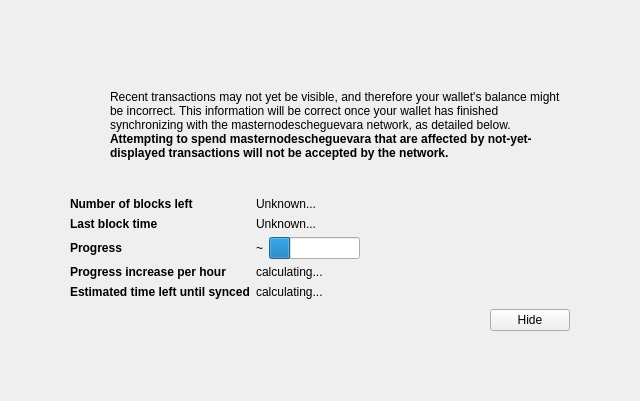
<?xml version="1.0" encoding="UTF-8"?>
<ui version="4.0">
 <class>ModalOverlay</class>
 <widget class="ModalOverlay" name="ModalOverlay">
  <property name="geometry">
   <rect>
    <x>0</x>
    <y>0</y>
    <width>640</width>
    <height>401</height>
   </rect>
  </property>
  <property name="windowTitle">
   <string>Form</string>
  </property>
  <layout class="QVBoxLayout" name="verticalLayout" stretch="0">
   <property name="sizeConstraint">
    <enum>QLayout::SetDefaultConstraint</enum>
   </property>
   <property name="leftMargin">
    <number>0</number>
   </property>
   <property name="topMargin">
    <number>0</number>
   </property>
   <property name="rightMargin">
    <number>0</number>
   </property>
   <property name="bottomMargin">
    <number>0</number>
   </property>
   <item>
    <widget class="QWidget" name="bgWidget" native="true">
     <property name="styleSheet">
      <string notr="true"/>
     </property>
     <layout class="QVBoxLayout" name="verticalLayoutMain" stretch="0">
      <property name="leftMargin">
       <number>60</number>
      </property>
      <property name="topMargin">
       <number>60</number>
      </property>
      <property name="rightMargin">
       <number>60</number>
      </property>
      <property name="bottomMargin">
       <number>60</number>
      </property>
      <item>
       <widget class="QWidget" name="contentWidget" native="true">
        <property name="styleSheet">
         <string notr="true"/>
        </property>
        <layout class="QVBoxLayout" name="verticalLayoutSub" stretch="1,0,0,0,0">
         <property name="spacing">
          <number>0</number>
         </property>
         <property name="leftMargin">
          <number>10</number>
         </property>
         <property name="topMargin">
          <number>10</number>
         </property>
         <property name="rightMargin">
          <number>10</number>
         </property>
         <property name="bottomMargin">
          <number>10</number>
         </property>
         <item>
          <layout class="QHBoxLayout" name="horizontalLayoutIconText" stretch="0,1">
           <property name="topMargin">
            <number>20</number>
           </property>
           <item>
            <layout class="QVBoxLayout" name="verticalLayoutIcon">
             <property name="leftMargin">
              <number>0</number>
             </property>
             <item>
              <widget class="QPushButton" name="warningIcon">
               <property name="enabled">
                <bool>false</bool>
               </property>
               <property name="text">
                <string/>
               </property>
               <property name="icon">
                <iconset>
                 <normaloff>:/icons/warning</normaloff>
                 <disabledoff>:/icons/warning</disabledoff>:/icons/warning</iconset>
               </property>
               <property name="iconSize">
                <size>
                 <width>48</width>
                 <height>48</height>
                </size>
               </property>
               <property name="flat">
                <bool>true</bool>
               </property>
              </widget>
             </item>
             <item>
              <spacer name="verticalSpacerWarningIcon">
               <property name="orientation">
                <enum>Qt::Vertical</enum>
               </property>
               <property name="sizeHint" stdset="0">
                <size>
                 <width>20</width>
                 <height>40</height>
                </size>
               </property>
              </spacer>
             </item>
            </layout>
           </item>
           <item>
            <layout class="QVBoxLayout" name="verticalLayoutInfoText">
             <property name="leftMargin">
              <number>0</number>
             </property>
             <property name="topMargin">
              <number>0</number>
             </property>
             <item>
              <widget class="QLabel" name="infoText">
               <property name="text">
                <string>Recent transactions may not yet be visible, and therefore your wallet's balance might be incorrect. This information will be correct once your wallet has finished synchronizing with the masternodescheguevara network, as detailed below.</string>
               </property>
               <property name="textFormat">
                <enum>Qt::RichText</enum>
               </property>
               <property name="wordWrap">
                <bool>true</bool>
               </property>
              </widget>
             </item>
             <item>
              <widget class="QLabel" name="infoTextStrong">
               <property name="font">
                <font>
                 <weight>75</weight>
                 <bold>true</bold>
                </font>
               </property>
               <property name="text">
                <string>Attempting to spend masternodescheguevara that are affected by not-yet-displayed transactions will not be accepted by the network.</string>
               </property>
               <property name="textFormat">
                <enum>Qt::RichText</enum>
               </property>
               <property name="wordWrap">
                <bool>true</bool>
               </property>
              </widget>
             </item>
             <item>
              <spacer name="verticalSpacerInTextSpace">
               <property name="orientation">
                <enum>Qt::Vertical</enum>
               </property>
               <property name="sizeHint" stdset="0">
                <size>
                 <width>20</width>
                 <height>40</height>
                </size>
               </property>
              </spacer>
             </item>
            </layout>
           </item>
          </layout>
         </item>
         <item>
          <spacer name="verticalSpacerAfterText">
           <property name="orientation">
            <enum>Qt::Vertical</enum>
           </property>
           <property name="sizeHint" stdset="0">
            <size>
             <width>20</width>
             <height>40</height>
            </size>
           </property>
          </spacer>
         </item>
         <item>
          <layout class="QFormLayout" name="formLayout">
           <property name="fieldGrowthPolicy">
            <enum>QFormLayout::FieldsStayAtSizeHint</enum>
           </property>
           <property name="horizontalSpacing">
            <number>6</number>
           </property>
           <property name="verticalSpacing">
            <number>6</number>
           </property>
           <property name="topMargin">
            <number>10</number>
           </property>
           <item row="0" column="0">
            <widget class="QLabel" name="labelNumberOfBlocksLeft">
             <property name="font">
              <font>
               <weight>75</weight>
               <bold>true</bold>
              </font>
             </property>
             <property name="text">
              <string>Number of blocks left</string>
             </property>
            </widget>
           </item>
           <item row="0" column="1">
            <widget class="QLabel" name="numberOfBlocksLeft">
             <property name="text">
              <string>Unknown...</string>
             </property>
            </widget>
           </item>
           <item row="1" column="0">
            <widget class="QLabel" name="labelLastBlockTime">
             <property name="font">
              <font>
               <weight>75</weight>
               <bold>true</bold>
              </font>
             </property>
             <property name="text">
              <string>Last block time</string>
             </property>
            </widget>
           </item>
           <item row="1" column="1">
            <widget class="QLabel" name="newestBlockDate">
             <property name="sizePolicy">
              <sizepolicy hsizetype="Maximum" vsizetype="Preferred">
               <horstretch>0</horstretch>
               <verstretch>0</verstretch>
              </sizepolicy>
             </property>
             <property name="text">
              <string>Unknown...</string>
             </property>
            </widget>
           </item>
           <item row="2" column="0">
            <widget class="QLabel" name="labelSyncDone">
             <property name="font">
              <font>
               <weight>75</weight>
               <bold>true</bold>
              </font>
             </property>
             <property name="text">
              <string>Progress</string>
             </property>
            </widget>
           </item>
           <item row="2" column="1">
            <layout class="QHBoxLayout" name="horizontalLayoutSync" stretch="0,1">
             <item>
              <widget class="QLabel" name="percentageProgress">
               <property name="text">
                <string notr="true">~</string>
               </property>
              </widget>
             </item>
             <item>
              <widget class="QProgressBar" name="progressBar">
               <property name="value">
                <number>24</number>
               </property>
               <property name="format">
                <string/>
               </property>
              </widget>
             </item>
            </layout>
           </item>
           <item row="4" column="0">
            <widget class="QLabel" name="labelProgressIncrease">
             <property name="font">
              <font>
               <weight>75</weight>
               <bold>true</bold>
              </font>
             </property>
             <property name="text">
              <string>Progress increase per hour</string>
             </property>
            </widget>
           </item>
           <item row="4" column="1">
            <widget class="QLabel" name="progressIncreasePerH">
             <property name="text">
              <string>calculating...</string>
             </property>
            </widget>
           </item>
           <item row="5" column="0">
            <widget class="QLabel" name="labelEstimatedTimeLeft">
             <property name="font">
              <font>
               <weight>75</weight>
               <bold>true</bold>
              </font>
             </property>
             <property name="text">
              <string>Estimated time left until synced</string>
             </property>
            </widget>
           </item>
           <item row="5" column="1">
            <widget class="QLabel" name="expectedTimeLeft">
             <property name="text">
              <string>calculating...</string>
             </property>
            </widget>
           </item>
          </layout>
         </item>
         <item>
          <layout class="QHBoxLayout" name="horizontalLayoutButtons">
           <property name="leftMargin">
            <number>10</number>
           </property>
           <property name="topMargin">
            <number>10</number>
           </property>
           <item>
            <spacer name="horizontalSpacer">
             <property name="orientation">
              <enum>Qt::Horizontal</enum>
             </property>
             <property name="sizeHint" stdset="0">
              <size>
               <width>40</width>
               <height>20</height>
              </size>
             </property>
            </spacer>
           </item>
           <item>
            <widget class="QPushButton" name="closeButton">
             <property name="text">
              <string>Hide</string>
             </property>
            </widget>
           </item>
          </layout>
         </item>
         <item>
          <layout class="QVBoxLayout" name="verticalLayout_2">
           <item>
            <spacer name="verticalSpacer">
             <property name="orientation">
              <enum>Qt::Vertical</enum>
             </property>
             <property name="sizeHint" stdset="0">
              <size>
               <width>20</width>
               <height>40</height>
              </size>
             </property>
            </spacer>
           </item>
          </layout>
         </item>
        </layout>
       </widget>
      </item>
     </layout>
    </widget>
   </item>
  </layout>
 </widget>
 <customwidgets>
  <customwidget>
   <class>ModalOverlay</class>
   <extends>QWidget</extends>
   <header>modaloverlay.h</header>
   <container>1</container>
  </customwidget>
 </customwidgets>
 <resources/>
 <connections/>
</ui>
